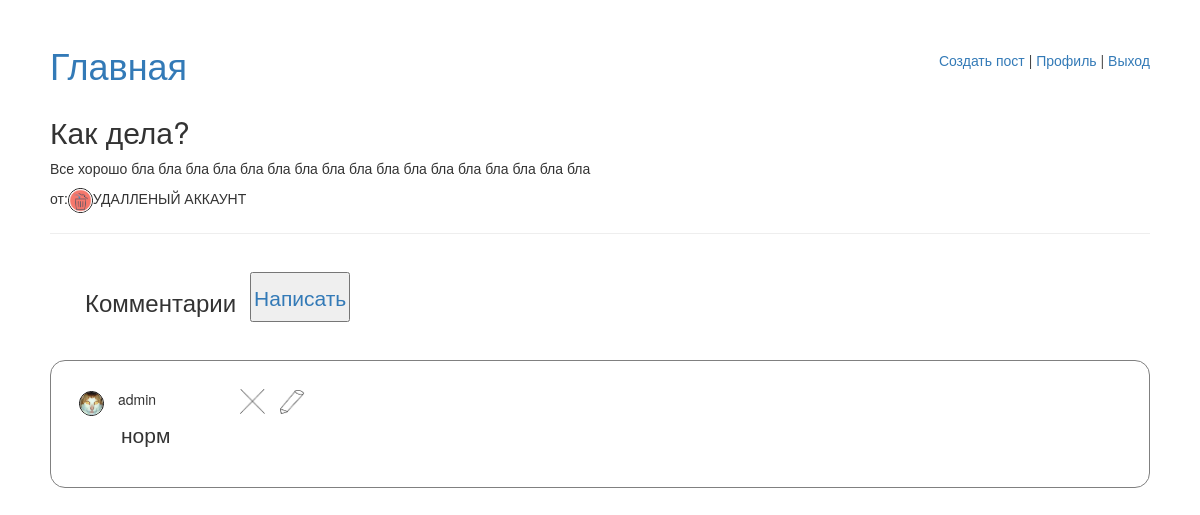
Screenshot of /posts/1 (signed in) with the database file from the repository.
### core/models.py (models this page shows, shortened)
class Post(models.Model):
    objects = None
    title_of_post = models.CharField(verbose_name='Заголовок', max_length=250,
                                     blank=False, null=False)
    text_of_post = models.TextField(verbose_name='Описание', max_length=2500,
                                    blank=False, null=False)
    image_of_post = models.ImageField(verbose_name='Изображение', blank=True,
                                      null=True, upload_to='images/post')
    created_by = models.ForeignKey(verbose_name='Автор', null=True, blank=False,
                                   to='User', on_delete=models.SET_NULL)
    class Meta:
        verbose_name_plural = 'Посты'

class Comment(models.Model):
    objects = None
    text_of_comment = models.TextField(verbose_name='Сообщение', max_length=2500,
                                       blank=False, null=False)
    image_of_comment = models.ImageField(verbose_name='Изображение', blank=True,
                                         null=True, upload_to='images/comment')
    post = models.ForeignKey(verbose_name='Пост', to='Post',
                             on_delete=models.CASCADE, null=False,
                             blank=False, default='', auto_created='Post')
    upload_by = models.ForeignKey(verbose_name='Автор', null=False, blank=False,
                                  to='User', on_delete=models.CASCADE,
                                  auto_created='User', default='', )
    class Meta:
        verbose_name_plural = 'Комментарии'

class User(AbstractUser):
    username = models.CharField(primary_key=True, verbose_name='Имя пользователя', max_length=50,
                                unique=True, blank=False)
    email = models.EmailField(verbose_name='Почта', max_length=100,
                              unique=True, blank=False)
    description = models.TextField(verbose_name='Описание', max_length=1000,
                                   blank=True, null=True)
    avatar = models.ImageField(verbose_name='Аватар', blank=True,
                               null=True, upload_to='images/avatars')

### core/views.py (the view)
# urls.py: path('posts/<int:pk>', views.PostDetailView.as_view(), name='post_detail'),
class PostDetailView(LoginRequiredMixin, generic.DetailView):
    model = Post
    context_object_name = 'post'
    template_name = 'core/post_detail.html'
    def get_context_data(self, **kwargs):
        context = super().get_context_data(**kwargs)
        context['comments'] = Comment.objects.all().filter(post=self.object.pk)
        context['comment_form'] = CommentCreationForm
        return context

### templates/core/post_detail.html (shortened to what this page needs)
{% extends "base.html" %}
{% block content %}
    <div class="post-detail-content">
        <h2>{{ post.title_of_post }}</h2>
        <p>{{ post.text_of_post }}</p>
        {% if post.created_by %}
            <span>от:<img src="{{post.created_by.avatar.url}}" alt="#" class="avatar" /> {{ post.created_by }}</span>
        {% else %}
            <span>от:<img src="../media/images/avatars/DELETED.png" alt="#" class="avatar">УДАЛЛЕНЫЙ АККАУНТ</span>
        {% endif %}
    </div>
    <hr>
    <div class="main-text-comments">
        <h3>Комментарии</h3>
        <a href="{% url 'comment_create' post.pk %}"><button class="write-button">Написать</button></a>
    </div>
    <div>
        {% if comments %}
            {% for comment in comments %}
                <div class="comment-content">
                    <div class="first-block-comment">
                        <div class="user-comment">
                            <img src="{{ comment.upload_by.avatar.url }}" class="avatar" />
                            <p>{{ comment.upload_by.username }}</p>
                        </div>
                        <p class="comment-text">{{ comment.text_of_comment }}</p>
                    </div>
                    {% if comment.upload_by == request.user %}
                        <div class="second-block-comment">
                            <a href="{% url 'comment_delete' post.pk comment.pk %}">
                                <img src="../media/images/delete_comment.png" alt="#" class="comment-option"/>
                            </a>
                            <a href="{% url 'comment_update' post.pk comment.pk %}">
                                <img src="../media/images/update_comment.png" alt="#" class="comment-option"/>
                            </a>
                        </div>
                    {% endif %}
                </div>
            {% endfor %}
        {% else %}
            <p>Нет комментариев</p>
        {% endif %}
    </div>
{% endblock %}

### core/static/core/css/style.css (style rules this page uses)
.avatar { width: 25px; height: 25px; border-radius: 50%; border: 0.5px solid black; }
body { padding: 25px 50px; }
a { text-decoration: none; }
.post-detail-content { display: flex; flex-direction: column; }
.comment-content { border: 0.5px gray solid; border-radius: 15px; margin-bottom: 50px; padding: 2em; display: flex; gap: 5em; }
.first-block-comment { display: flex; flex-direction: column; }
.second-block-comment { display: flex; gap: 15px; }
.user-comment { display: flex; align-items: center; gap: 1em; }
.comment-text { font-size: 21px; margin-left: 2em; }
.comment-option { width: 25px; height: 25px; filter: contrast(175%) brightness(3%) }
.main-text-comments { display: flex; gap: 1em; align-items: center; margin: 2.5em; }
.write-button { width: 100px; height: 50px; font-size: 21px; }

### rows the page displays
Post: title_of_post "Как дела?", text_of_post "Все хорошо бла бла бла бла бла бла бла бла бла бла бла бла бла бла бла бла бла"
Comment: upload_by.avatar (picture), upload_by.username "admin", text_of_comment "норм"
